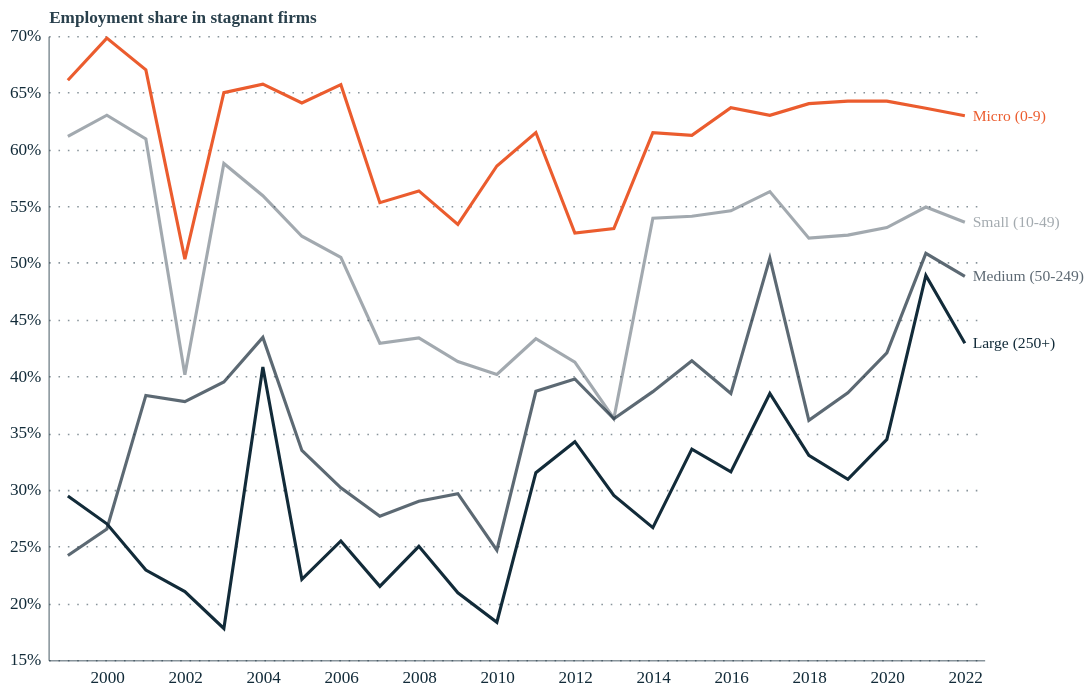

The notebook cell saved with this chart:
### Code cell
# STAGNANT EMPLOYMENT SHARE BY FIRM SIZE

size_order = ['Micro (0-9)', 'Small (10-49)', 'Medium (50-249)', 'Large (250+)']
max_year = int(stagnant_size_df['year'].max())

emp_size_df = stagnant_size_df[stagnant_size_df['variable'] == 'Employment share'].copy()

color_scale = alt.Scale(
    domain=size_order,
    range=[
        '#eb5c2e',                  # Micro — orange
        'rgba(24, 42, 56, 0.4)',    # Small — light dark blue
        'rgba(24, 42, 56, 0.7)',    # Medium — mid dark blue
        '#122b39',                  # Large — full dark blue
    ]
)

line = alt.Chart().mark_line().encode(
    x=alt.X('year:O', axis=alt.Axis(labelExpr="datum.value % 2 == 0 ? datum.label : ''", labelAngle=0, title=None)),
    y=alt.Y('value:Q', axis=alt.Axis(format='%'), scale=alt.Scale(zero=False),
            title='Employment share in stagnant firms'),
    color=alt.Color('category:N', scale=color_scale, sort=size_order, legend=None)
)

end_labels = alt.Chart().mark_text(
    align='left', dx=5, fontSize=10
).transform_filter(
    alt.datum.year == max_year
).encode(
    x=alt.X('year:O'),
    y=alt.Y('value:Q'),
    text='category:N',
    color=alt.Color('category:N', scale=color_scale, sort=size_order, legend=None)
)

emp_stagnation_size_chart = alt.layer(
    line, end_labels,
    data=emp_size_df
).properties(height=400, width=600)

emp_stagnation_size_chart

### Figure 1 — Vega-Lite specification as saved in the notebook (floating-point values rounded to 4 significant figures)
{"config": {"font": "Circular Std", "mark": {"line": {"interpolate": "linear"}}, "view": {"stroke": "transparent", "width": 400, "height": 300}, "range": {"category": ["#179fdb", "#e6224b", "#f4c245", "#122b39", "#eb5c2e", "#36b7b4"], "diverging": ["#E6224B", "#E54753", "#C9C9C9", "#179FDB", "#122B39"], "heatmap": ["#C9C9C9", "#179FDB", "#0063AF", "#122B39"], "ordinal": ["#00A767", "#36B7B4", "#179FDB", "#0063AF", "#243B5A"]}, "axisX": {"labelColor": "#122b39", "tickColor": "#122b39", "domainColor": "#122b39", "domainOpacity": 0.5, "gridOpacity": 0, "labelFont": "Circular Std", "labelAngle": 0, "labelAlign": "center", "labelFontSize": 11, "labelPadding": 5, "tickCount": 10, "tickSize": 0, "title": ""}, "axisY": {"labelColor": "#122b39", "labelFont": "Circular Std", "tickColor": "#122b39", "domainColor": "#122b39", "gridColor": "#122b39", "gridDash": [1, 5], "gridOpacity": 0.5, "labelPadding": 5, "labelFontSize": 11, "domainOpacity": 0.5, "tickSize": 0, "title": null, "titleAlign": "left", "titleAngle": 0, "titleBaseline": "bottom", "titleColor": "#122b39", "titleOpacity": 0.9, "titleX": 0, "titleY": -7}}, "layer": [{"mark": {"type": "line"}, "encoding": {"color": {"field": "category", "legend": null, "scale": {"domain": ["Micro (0-9)", "Small (10-49)", "Medium (50-249)", "Large (250+)"], "range": ["#eb5c2e", "rgba(24, 42, 56, 0.4)", "rgba(24, 42, 56, 0.7)", "#122b39"]}, "sort": ["Micro (0-9)", "Small (10-49)", "Medium (50-249)", "Large (250+)"], "type": "nominal"}, "x": {"axis": {"labelAngle": 0, "labelExpr": "datum.value % 2 == 0 ? datum.label : ''", "title": null}, "field": "year", "type": "ordinal"}, "y": {"axis": {"format": "%"}, "field": "value", "scale": {"zero": false}, "title": "Employment share in stagnant firms", "type": "quantitative"}}}, {"mark": {"type": "text", "align": "left", "dx": 5, "fontSize": 10}, "encoding": {"color": {"field": "category", "legend": null, "scale": {"domain": ["Micro (0-9)", "Small (10-49)", "Medium (50-249)", "Large (250+)"], "range": ["#eb5c2e", "rgba(24, 42, 56, 0.4)", "rgba(24, 42, 56, 0.7)", "#122b39"]}, "sort": ["Micro (0-9)", "Small (10-49)", "Medium (50-249)", "Large (250+)"], "type": "nominal"}, "text": {"field": "category", "type": "nominal"}, "x": {"field": "year", "type": "ordinal"}, "y": {"field": "value", "type": "quantitative"}}, "transform": [{"filter": "(datum.year === 2022)"}]}], "data": {"name": "data-500ad78d3b2052b25fcd279ef0e64068"}, "height": 400, "width": 600, "$schema": "https://vega.github.io/schema/vega-lite/v5.20.1.json", "datasets": {"data-500ad78d3b2052b25fcd279ef0e64068": [{"year": 1999.0, "category": "Large (250+)", "variable": "Employment share", "value": 0.2945}, {"year": 2000.0, "category": "Large (250+)", "variable": "Employment share", "value": 0.2699}, {"year": 2001.0, "category": "Large (250+)", "variable": "Employment share", "value": 0.2291}, {"year": 2002.0, "category": "Large (250+)", "variable": "Employment share", "value": 0.2102}, {"year": 2003.0, "category": "Large (250+)", "variable": "Employment share", "value": 0.1777}, {"year": 2004.0, "category": "Large (250+)", "variable": "Employment share", "value": 0.4081}, {"year": 2005.0, "category": "Large (250+)", "variable": "Employment share", "value": 0.2211}, {"year": 2006.0, "category": "Large (250+)", "variable": "Employment share", "value": 0.2549}, {"year": 2007.0, "category": "Large (250+)", "variable": "Employment share", "value": 0.2148}, {"year": 2008.0, "category": "Large (250+)", "variable": "Employment share", "value": 0.2501}, {"year": 2009.0, "category": "Large (250+)", "variable": "Employment share", "value": 0.2092}, {"year": 2010.0, "category": "Large (250+)", "variable": "Employment share", "value": 0.1832}, {"year": 2011.0, "category": "Large (250+)", "variable": "Employment share", "value": 0.315}, {"year": 2012.0, "category": "Large (250+)", "variable": "Employment share", "value": 0.3423}, {"year": 2013.0, "category": "Large (250+)", "variable": "Employment share", "value": 0.295}, {"year": 2014.0, "category": "Large (250+)", "variable": "Employment share", "value": 0.2665}, {"year": 2015.0, "category": "Large (250+)", "variable": "Employment share", "value": 0.3358}, {"year": 2016.0, "category": "Large (250+)", "variable": "Employment share", "value": 0.3158}, {"year": 2017.0, "category": "Large (250+)", "variable": "Employment share", "value": 0.3848}, {"year": 2018.0, "category": "Large (250+)", "variable": "Employment share", "value": 0.3302}, {"year": 2019.0, "category": "Large (250+)", "variable": "Employment share", "value": 0.3091}, {"year": 2020.0, "category": "Large (250+)", "variable": "Employment share", "value": 0.3443}, {"year": 2021.0, "category": "Large (250+)", "variable": "Employment share", "value": 0.4889}, {"year": 2022.0, "category": "Large (250+)", "variable": "Employment share", "value": 0.429}, {"year": 1999.0, "category": "Medium (50-249)", "variable": "Employment share", "value": 0.2421}, {"year": 2000.0, "category": "Medium (50-249)", "variable": "Employment share", "value": 0.2654}, {"year": 2001.0, "category": "Medium (50-249)", "variable": "Employment share", "value": 0.3831}, {"year": 2002.0, "category": "Medium (50-249)", "variable": "Employment share", "value": 0.3777}, {"year": 2003.0, "category": "Medium (50-249)", "variable": "Employment share", "value": 0.3949}, {"year": 2004.0, "category": "Medium (50-249)", "variable": "Employment share", "value": 0.4342}, {"year": 2005.0, "category": "Medium (50-249)", "variable": "Employment share", "value": 0.3346}, {"year": 2006.0, "category": "Medium (50-249)", "variable": "Employment share", "value": 0.3016}, {"year": 2007.0, "category": "Medium (50-249)", "variable": "Employment share", "value": 0.2766}, {"year": 2008.0, "category": "Medium (50-249)", "variable": "Employment share", "value": 0.2898}, {"year": 2009.0, "category": "Medium (50-249)", "variable": "Employment share", "value": 0.2965}, {"year": 2010.0, "category": "Medium (50-249)", "variable": "Employment share", "value": 0.2466}, {"year": 2011.0, "category": "Medium (50-249)", "variable": "Employment share", "value": 0.3867}, {"year": 2012.0, "category": "Medium (50-249)", "variable": "Employment share", "value": 0.3976}, {"year": 2013.0, "category": "Medium (50-249)", "variable": "Employment share", "value": 0.3625}, {"year": 2014.0, "category": "Medium (50-249)", "variable": "Employment share", "value": 0.3864}, {"year": 2015.0, "category": "Medium (50-249)", "variable": "Employment share", "value": 0.4136}, {"year": 2016.0, "category": "Medium (50-249)", "variable": "Employment share", "value": 0.3848}, {"year": 2017.0, "category": "Medium (50-249)", "variable": "Employment share", "value": 0.5041}, {"year": 2018.0, "category": "Medium (50-249)", "variable": "Employment share", "value": 0.3612}, {"year": 2019.0, "category": "Medium (50-249)", "variable": "Employment share", "value": 0.3855}, {"year": 2020.0, "category": "Medium (50-249)", "variable": "Employment share", "value": 0.4206}, {"year": 2021.0, "category": "Medium (50-249)", "variable": "Employment share", "value": 0.5084}, {"year": 2022.0, "category": "Medium (50-249)", "variable": "Employment share", "value": 0.488}, {"year": 1999.0, "category": "Micro (0-9)", "variable": "Employment share", "value": 0.6608}, {"year": 2000.0, "category": "Micro (0-9)", "variable": "Employment share", "value": 0.698}, {"year": 2001.0, "category": "Micro (0-9)", "variable": "Employment share", "value": 0.67}, {"year": 2002.0, "category": "Micro (0-9)", "variable": "Employment share", "value": 0.5033}, {"year": 2003.0, "category": "Micro (0-9)", "variable": "Employment share", "value": 0.65}, {"year": 2004.0, "category": "Micro (0-9)", "variable": "Employment share", "value": 0.6574}, {"year": 2005.0, "category": "Micro (0-9)", "variable": "Employment share", "value": 0.6409}, {"year": 2006.0, "category": "Micro (0-9)", "variable": "Employment share", "value": 0.657}, {"year": 2007.0, "category": "Micro (0-9)", "variable": "Employment share", "value": 0.553}, {"year": 2008.0, "category": "Micro (0-9)", "variable": "Employment share", "value": 0.5634}, {"year": 2009.0, "category": "Micro (0-9)", "variable": "Employment share", "value": 0.5338}, {"year": 2010.0, "category": "Micro (0-9)", "variable": "Employment share", "value": 0.5853}, {"year": 2011.0, "category": "Micro (0-9)", "variable": "Employment share", "value": 0.6148}, {"year": 2012.0, "category": "Micro (0-9)", "variable": "Employment share", "value": 0.5262}, {"year": 2013.0, "category": "Micro (0-9)", "variable": "Employment share", "value": 0.5301}, {"year": 2014.0, "category": "Micro (0-9)", "variable": "Employment share", "value": 0.6147}, {"year": 2015.0, "category": "Micro (0-9)", "variable": "Employment share", "value": 0.6123}, {"year": 2016.0, "category": "Micro (0-9)", "variable": "Employment share", "value": 0.6367}, {"year": 2017.0, "category": "Micro (0-9)", "variable": "Employment share", "value": 0.63}, {"year": 2018.0, "category": "Micro (0-9)", "variable": "Employment share", "value": 0.6403}, {"year": 2019.0, "category": "Micro (0-9)", "variable": "Employment share", "value": 0.6425}, {"year": 2020.0, "category": "Micro (0-9)", "variable": "Employment share", "value": 0.6425}, {"year": 2021.0, "category": "Micro (0-9)", "variable": "Employment share", "value": 0.6362}, {"year": 2022.0, "category": "Micro (0-9)", "variable": "Employment share", "value": 0.6295}, {"year": 1999.0, "category": "Small (10-49)", "variable": "Employment share", "value": 0.6114}, {"year": 2000.0, "category": "Small (10-49)", "variable": "Employment share", "value": 0.6301}, {"year": 2001.0, "category": "Small (10-49)", "variable": "Employment share", "value": 0.6092}, {"year": 2002.0, "category": "Small (10-49)", "variable": "Employment share", "value": 0.4013}, {"year": 2003.0, "category": "Small (10-49)", "variable": "Employment share", "value": 0.5876}, {"year": 2004.0, "category": "Small (10-49)", "variable": "Employment share", "value": 0.5591}, {"year": 2005.0, "category": "Small (10-49)", "variable": "Employment share", "value": 0.5234}, {"year": 2006.0, "category": "Small (10-49)", "variable": "Employment share", "value": 0.5049}, {"year": 2007.0, "category": "Small (10-49)", "variable": "Employment share", "value": 0.4291}, {"year": 2008.0, "category": "Small (10-49)", "variable": "Employment share", "value": 0.4338}, {"year": 2009.0, "category": "Small (10-49)", "variable": "Employment share", "value": 0.4129}, {"year": 2010.0, "category": "Small (10-49)", "variable": "Employment share", "value": 0.4015}, {"year": 2011.0, "category": "Small (10-49)", "variable": "Employment share", "value": 0.433}, {"year": 2012.0, "category": "Small (10-49)", "variable": "Employment share", "value": 0.4124}, {"year": 2013.0, "category": "Small (10-49)", "variable": "Employment share", "value": 0.3628}, {"year": 2014.0, "category": "Small (10-49)", "variable": "Employment share", "value": 0.5393}, {"year": 2015.0, "category": "Small (10-49)", "variable": "Employment share", "value": 0.541}, {"year": 2016.0, "category": "Small (10-49)", "variable": "Employment share", "value": 0.5458}, {"year": 2017.0, "category": "Small (10-49)", "variable": "Employment share", "value": 0.5628}, {"year": 2018.0, "category": "Small (10-49)", "variable": "Employment share", "value": 0.5217}, {"year": 2019.0, "category": "Small (10-49)", "variable": "Employment share", "value": 0.5244}, {"year": 2020.0, "category": "Small (10-49)", "variable": "Employment share", "value": 0.531}, {"year": 2021.0, "category": "Small (10-49)", "variable": "Employment share", "value": 0.5491}, {"year": 2022.0, "category": "Small (10-49)", "variable": "Employment share", "value": 0.5358}]}}
